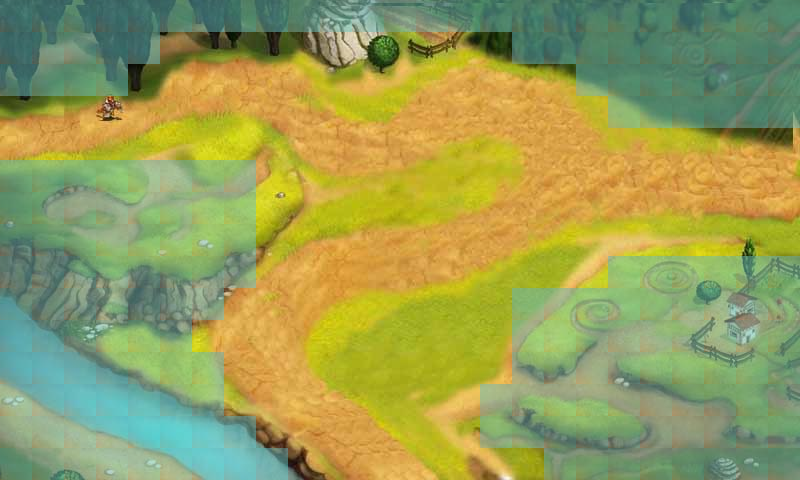

Below is a game level as drawn by its tile map, then a one-line description and the .tmx file that defines it, in full:
An orthogonal 25x15 tile map with 32x32 px tiles, 2 tile layers (background, meta) and 16 objects (2x start, 2x end, 2x waypoint-0, 2x waypoint-1, 2x waypoint-2, ...).

<map version="1.0" orientation="orthogonal" renderorder="right-down" width="25" height="15" tilewidth="32" tileheight="32" nextobjectid="19">
 <tileset firstgid="1" name="map" tilewidth="32" tileheight="32" tilecount="375" columns="25">
  <image source="map.jpg" trans="ff00ff" width="800" height="480" />
 </tileset>
 <layer name="background" width="25" height="15">
  <data encoding="csv">
1,2,3,4,5,6,7,8,9,10,11,12,13,14,15,16,17,18,19,20,21,22,23,24,25,
26,27,28,29,30,31,32,33,34,35,36,37,38,39,40,41,42,43,44,45,46,47,48,49,50,
51,52,53,54,55,56,57,58,59,60,61,62,63,64,65,66,67,68,69,70,71,72,73,74,75,
76,77,78,79,80,81,82,83,84,85,86,87,88,89,90,91,92,93,94,95,96,97,98,99,100,
101,102,103,104,105,106,107,108,109,110,111,112,113,114,115,116,117,118,119,120,121,122,123,124,125,
126,127,128,129,130,131,132,133,134,135,136,137,138,139,140,141,142,143,144,145,146,147,148,149,150,
151,152,153,154,155,156,157,158,159,160,161,162,163,164,165,166,167,168,169,170,171,172,173,174,175,
176,177,178,179,180,181,182,183,184,185,186,187,188,189,190,191,192,193,194,195,196,197,198,199,200,
201,202,203,204,205,206,207,208,209,210,211,212,213,214,215,216,217,218,219,220,221,222,223,224,225,
226,227,228,229,230,231,232,233,234,235,236,237,238,239,240,241,242,243,244,245,246,247,248,249,250,
251,252,253,254,255,256,257,258,259,260,261,262,263,264,265,266,267,268,269,270,271,272,273,274,275,
276,277,278,279,280,281,282,283,284,285,286,287,288,289,290,291,292,293,294,295,296,297,298,299,300,
301,302,303,304,305,306,307,308,309,310,311,312,313,314,315,316,317,318,319,320,321,322,323,324,325,
326,327,328,329,330,331,332,333,334,335,336,337,338,339,340,341,342,343,344,345,346,347,348,349,350,
351,352,353,354,355,356,357,358,359,360,361,362,363,364,365,366,367,368,369,370,371,372,373,374,375
</data>
 </layer>
 <layer name="meta" width="25" height="15" opacity="0.5">
  <data encoding="csv">
303,303,303,303,303,303,303,303,303,303,303,303,303,303,303,303,303,303,303,303,303,303,303,303,303,
303,303,303,303,303,0,0,0,0,0,0,0,0,0,0,0,303,303,303,303,303,303,303,303,303,
303,303,303,303,0,0,0,0,0,0,0,0,0,0,0,0,0,0,303,303,303,303,303,303,303,
0,0,0,0,0,0,0,0,0,0,0,0,0,0,0,0,0,0,0,303,303,303,303,303,303,
0,0,0,0,0,0,0,0,0,0,0,0,0,0,0,0,0,0,0,0,0,0,0,0,0,
303,303,303,303,303,303,303,303,0,0,0,0,0,0,0,0,0,0,0,0,0,0,0,0,0,
303,303,303,303,303,303,303,303,0,0,0,0,0,0,0,0,0,0,0,0,0,0,0,0,0,
303,303,303,303,303,303,303,303,0,0,0,0,0,0,0,0,0,0,0,0,0,0,0,0,0,
303,303,303,303,303,303,303,303,0,0,0,0,0,0,0,0,0,0,0,303,303,303,303,303,303,
303,303,303,303,303,303,303,0,0,0,0,0,0,0,0,0,303,303,303,303,303,303,303,303,303,
303,303,303,303,303,303,0,0,0,0,0,0,0,0,0,0,303,303,303,303,303,303,303,303,303,
303,303,303,303,303,303,303,0,0,0,0,0,0,0,0,0,303,303,303,303,303,303,303,303,303,
303,303,303,303,303,303,303,0,0,0,0,0,0,0,0,303,303,303,303,303,303,303,303,303,303,
303,303,303,303,303,303,303,303,0,0,0,0,0,0,0,303,303,303,303,303,303,303,303,303,303,
303,303,303,303,303,303,303,303,303,0,0,0,0,0,0,0,0,303,303,303,303,303,303,303,303
</data>
 </layer>
 <objectgroup name="path-0">
  <object id="1" name="start" x="-5.33333" y="142.667" />
  <object id="2" name="end" x="798.667" y="186.667" />
  <object id="3" name="waypoint-0" x="188" y="96" />
  <object id="4" name="waypoint-1" x="370.667" y="149.333" />
  <object id="5" name="waypoint-2" x="478.667" y="97.3333" />
  <object id="6" name="waypoint-3" x="605.333" y="180" />
 </objectgroup>
 <objectgroup name="path-1">
  <object id="8" name="start" x="377.333" y="478.667" />
  <object id="9" name="end" x="798.667" y="186.667" />
  <object id="10" name="waypoint-0" x="266.667" y="336" />
  <object id="11" name="waypoint-1" x="342.667" y="258.667" />
  <object id="12" name="waypoint-2" x="605.333" y="180" />
 </objectgroup>
 <objectgroup name="base">
  <object id="14" name="base-0" x="482.667" y="169.333">
   <ellipse />
  </object>
  <object id="16" name="guard-0" x="482.667" y="169.333">
   <ellipse />
  </object>
 </objectgroup>
 <objectgroup name="hero">
  <object id="15" name="start-0" x="-5.33333" y="142.667" />
  <object id="17" name="start-1" x="-5.33333" y="142.667" />
  <object id="18" name="start-2" x="-5.33333" y="142.667" />
 </objectgroup>
</map>